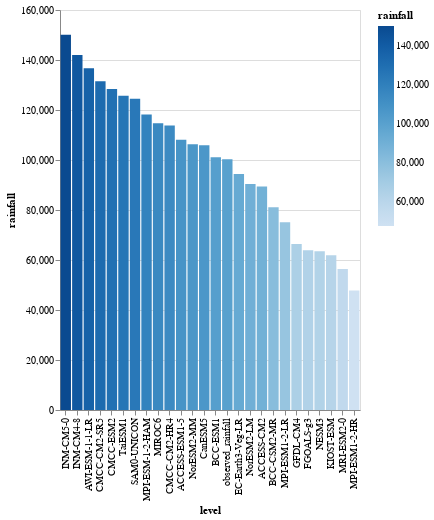

Notebook source saved alongside this figure:
### Code cell
# Removing time column to create a bar plot
import altair as alt

bar = train_df.reset_index(drop=True)
bar = pd.DataFrame(bar.unstack()).reset_index()
bar = bar.drop(columns=['level_1'])
bar = bar.rename(columns = {'level_0':'level', 0:'rainfall'})
bar = pd.DataFrame(bar.groupby(['level'])['rainfall'].agg(sum)).reset_index()

alt.Chart(bar).mark_bar().encode(
    x=alt.X('level', sort='-y'),
    y=alt.Y('rainfall'),
    color=alt.Color('rainfall')
    ).transform_window(
        rank='rank(rainfall)',
        sort=[alt.SortField('rainfall', order='descending')]
    ).properties(
    width= 300,
    height=400
)

### Figure 1 — Vega-Lite specification as saved in the notebook (floating-point values rounded to 4 significant figures)
{"config": {"view": {"continuousWidth": 400, "continuousHeight": 300}}, "data": {"name": "data-c9ce14e7bacbddce560d6a902ea8f63b"}, "mark": "bar", "encoding": {"color": {"field": "rainfall", "type": "quantitative"}, "x": {"field": "level", "sort": "-y", "type": "nominal"}, "y": {"field": "rainfall", "type": "quantitative"}}, "height": 400, "transform": [{"window": [{"op": "rank", "field": "rainfall", "as": "rank"}], "sort": [{"field": "rainfall", "order": "descending"}]}], "width": 300, "$schema": "https://vega.github.io/schema/vega-lite/v4.17.0.json", "datasets": {"data-c9ce14e7bacbddce560d6a902ea8f63b": [{"level": "ACCESS-CM2", "rainfall": 89380.0}, {"level": "ACCESS-ESM1-5", "rainfall": 108100.0}, {"level": "AWI-ESM-1-1-LR", "rainfall": 136700.0}, {"level": "BCC-CSM2-MR", "rainfall": 81050.0}, {"level": "BCC-ESM1", "rainfall": 101100.0}, {"level": "CMCC-CM2-HR4", "rainfall": 113800.0}, {"level": "CMCC-CM2-SR5", "rainfall": 131500.0}, {"level": "CMCC-ESM2", "rainfall": 128400.0}, {"level": "CanESM5", "rainfall": 105900.0}, {"level": "EC-Earth3-Veg-LR", "rainfall": 94380.0}, {"level": "FGOALS-g3", "rainfall": 63860.0}, {"level": "GFDL-CM4", "rainfall": 66380.0}, {"level": "INM-CM4-8", "rainfall": 142000.0}, {"level": "INM-CM5-0", "rainfall": 150100.0}, {"level": "KIOST-ESM", "rainfall": 61930.0}, {"level": "MIROC6", "rainfall": 114700.0}, {"level": "MPI-ESM-1-2-HAM", "rainfall": 118200.0}, {"level": "MPI-ESM1-2-HR", "rainfall": 47810.0}, {"level": "MPI-ESM1-2-LR", "rainfall": 75100.0}, {"level": "MRI-ESM2-0", "rainfall": 56410.0}, {"level": "NESM3", "rainfall": 63530.0}, {"level": "NorESM2-LM", "rainfall": 90440.0}, {"level": "NorESM2-MM", "rainfall": 106300.0}, {"level": "SAM0-UNICON", "rainfall": 124500.0}, {"level": "TaiESM1", "rainfall": 125700.0}, {"level": "observed_rainfall", "rainfall": 100300.0}]}}
